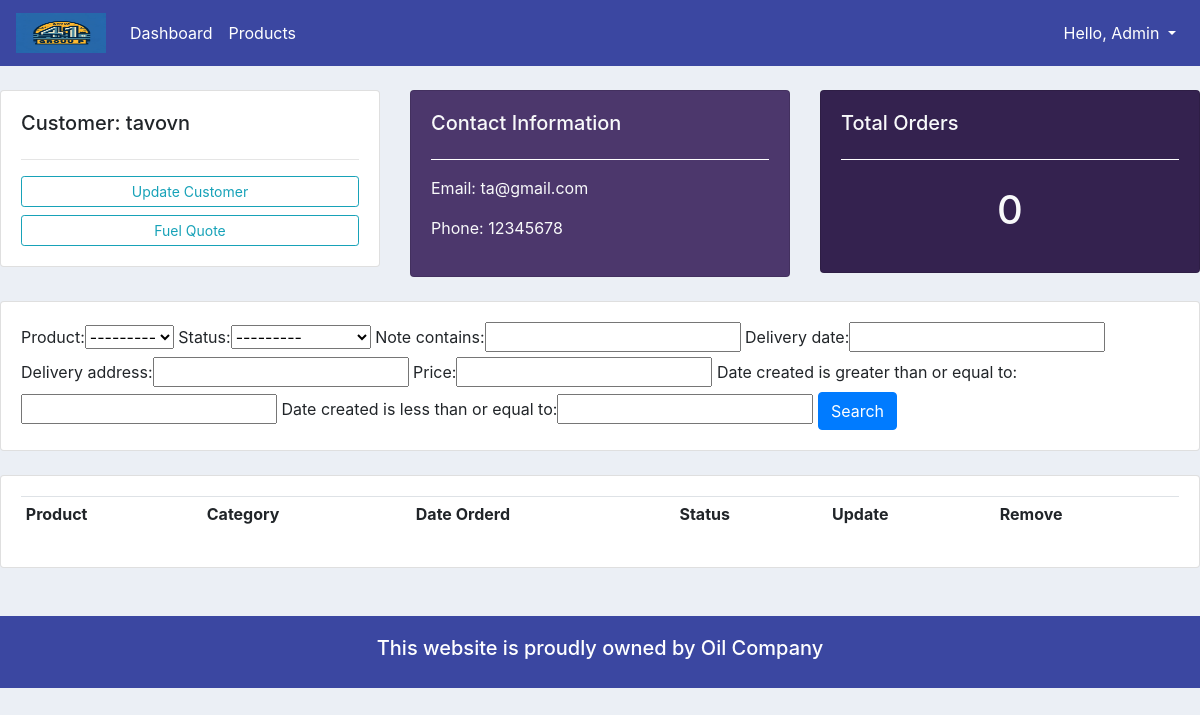
The app's page /customer/6/ (signed in), older data.
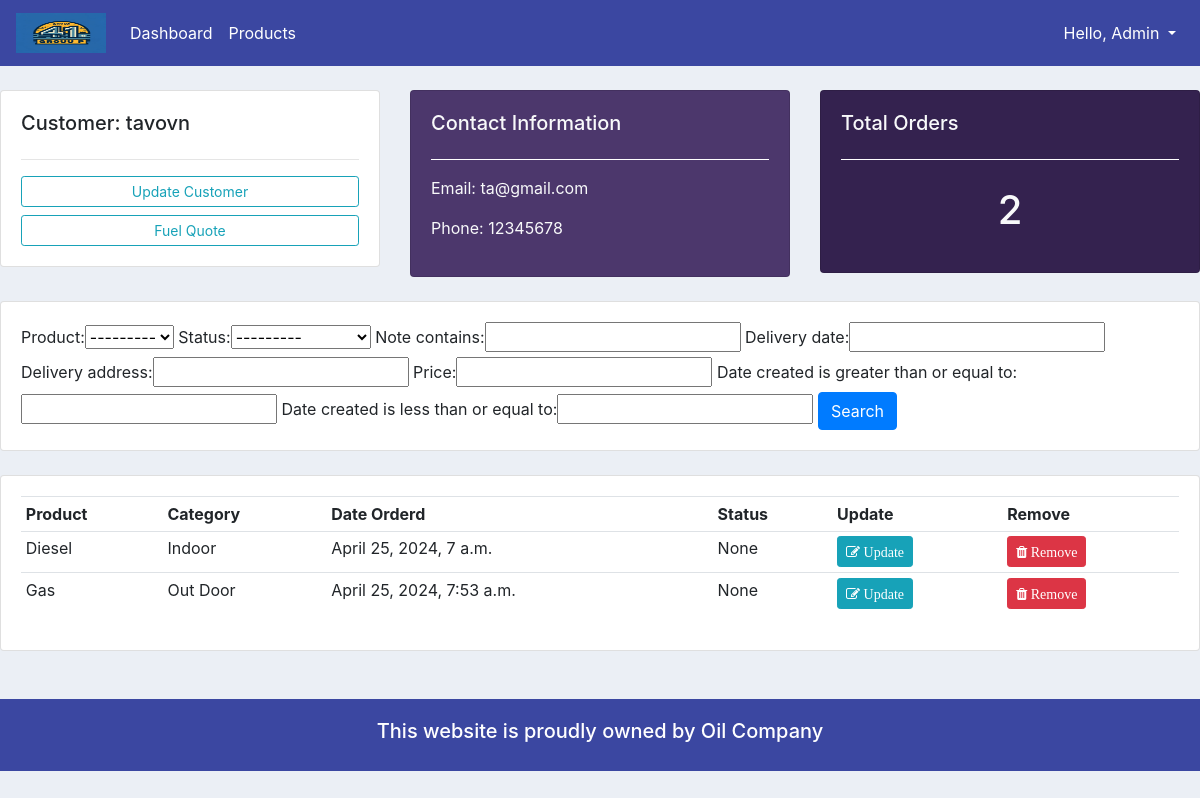
The same page, newer data.
### accounts/models.py (models this page shows, shortened)
class Order(models.Model):
    STATUS = (
        ('Pending', 'Pending'),
        ('Out for delivery', 'Out for delivery'),
        ('Delivered', 'Delivered'),
    )
    customer = models.ForeignKey(Customer, null=True, on_delete=models.SET_NULL) # one to many relationships
    product = models.ForeignKey(Product, null=True, on_delete=models.SET_NULL) # one to many relationships
    date_created = models.DateTimeField(auto_now_add=True, null=True)
    status = models.CharField(max_length=200, null=True, choices=STATUS)
    note = models.CharField(max_length=1000, null=True) # for custom Search
    delivery_date = models.DateField(null=True, blank=True)  # Use DateField
    delivery_address = models.CharField(max_length=200, null=True)
    price = models.CharField(max_length=1000, null=True) # for custom Search

class Product(models.Model):
    CATEGORY = (
        ('Indoor', 'Indoor'),
        ('Out Door', 'Out Door'),
    )
    name = models.CharField(max_length=200, null=True)
    price = models.FloatField(null=True)
    category = models.CharField(max_length=200, null=True, choices=CATEGORY)
    description = models.CharField(max_length=200, null=True, blank=True)
    date_created = models.DateTimeField(auto_now_add=True, null=True)
    tags = models.ManyToManyField(Tag) # Many to Many relationships
    def __str__(self):
        return self.name

### accounts/decorators.py (the view)
        def wrapper_func(request, *args, **kwargs):
            group = None
            if request.user.groups.exists():
                group = request.user.groups.all()[0].name # index it first one by [0]
            if group in allowed_roles:     # [] admin/staff/customer what ever it is.
                return view_func(request, *args, **kwargs)
            else:
                return HttpResponse('You are not authorized to view this page')

### accounts/views.py (called while the page is built)
@login_required(login_url='login')
@allowed_users(allowed_roles=['admin']) # we can add more like - ['admin', 'staff', etc]
def customer(request, pk):
    customer = Customer.objects.get(id=pk)
    orders = customer.order_set.all()  # order_set means customers child order from model fields
    order_count = orders.count()
    myFilter = OrderFilter(request.GET, queryset=orders)
    orders = myFilter.qs
    context = {
        'customer':customer,
        'orders':orders,
        'order_count':order_count,
        'myFilter':myFilter
    }
    return render(request, 'accounts/customer.html', context)

### accounts/templates/accounts/customer.html
{%  extends 'accounts/main.html' %}
{% load bootstrap4 %}
{% block content %}
	<br>
<div class="row">
	<div class="col-md">
		<div class="card card-body">
			<h5>Customer: {{ customer.name }}</h5>
			<hr>
			<a class="btn btn-outline-info  btn-sm btn-block" href="">Update Customer</a>
			<a class="btn btn-outline-info  btn-sm btn-block" href="{% url 'createOrder' customer.id %}">Fuel Quote</a>
		</div>
	</div>
	<div class="col-md">
		<div class="card card-body text-light" style="background-color: #4c376c;">
			<h5>Contact Information</h5>
			<hr style="border-color: #ffffff;">
			<p>Email: {{ customer.email }}</p>
			<p>Phone: {{ customer.phone }}</p>
		</div>
	</div>
	<div class="col-md">
		<div class="card card-body text-light" style="background-color: #34224f;">
			<h5>Total Orders</h5>
			<hr style="border-color: #ffffff;">
			<h1 style="text-align: center;padding: 10px">{{ order_count }}</h1>
		</div>
	</div>
</div>
<br>
<div class="row">
	<div class="col">
		<div class="card card-body">
			<form method="get">
					{{ myFilter.form }}
		    <button class="btn btn-primary" type="submit">Search</button>
		  </form>
		</div>
	</div>
</div>
<br>
<div class="row">
	<div class="col-md">
		<div class="card card-body">
			<table class="table table-sm">
				<tr>
					<th>Product</th>
					<th>Category</th>
					<th>Date Orderd</th>
					<th>Status</th>
					<th>Update</th>
					<th>Remove</th>
				</tr>
				{% for order in orders %}
					<tr>
						<td>{{ order.product }}</td>
						<td>{{ order.product.category }}</td>
						<td>{{ order.date_created }}</td>
						<td>{{ order.status }}</td>
						<td><a class="btn btn-sm btn-info" href="{% url 'updateOrder' order.id %}"><i class="fa fa-edit"> Update</i></a></td>
						<td><a class="btn btn-sm btn-danger" href="{% url 'delete_order' order.id %}"><i class="fa fa-trash"> Remove</i></a></td>
					</tr>
				{% endfor %}
			</table>
		</div>
	</div>
</div>
{% endblock %}

Row changes from the older to the newer data that the page shows:
added Order: product "Diesel", product.category "Indoor", date_created "April 25, 2024, 7 a.m.", status "None"
added Order: product "Gas", product.category "Out Door", date_created "April 25, 2024, 7:53 a.m.", status "None"
Text that changed along with them:
{{ order_count }}: "0" → "2"
